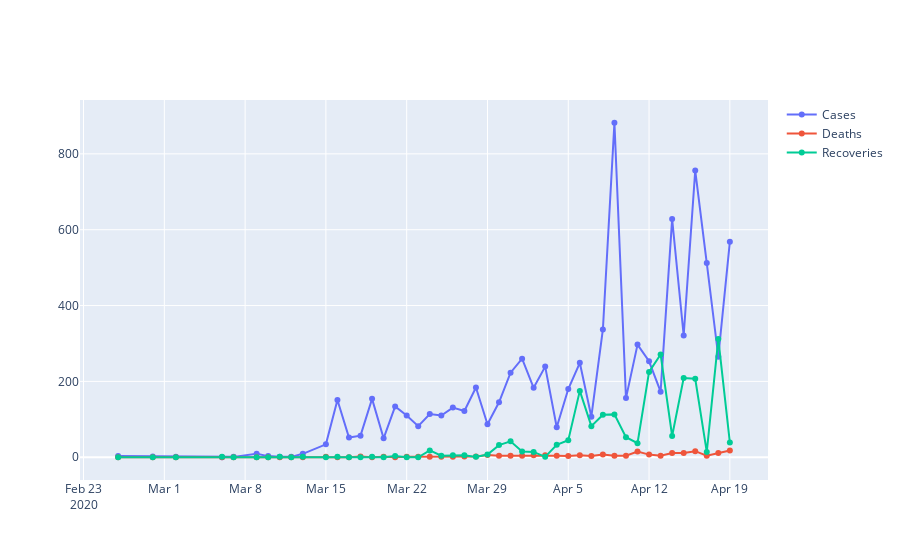

The cell this chart's notebook holds for it:
### Markdown cell above
### Daily Cases vs Deaths vs Recoveries

### Code cell
fig = go.Figure()

# Add traces
fig.add_trace(go.Scatter(x=p['Date'], y=p['Cases'],
                    mode='lines+markers',
                    name='Cases'))
fig.add_trace(go.Scatter(x=p['Date'], y=p['Deaths'],
                    mode='lines+markers',
                    name='Deaths'))
fig.add_trace(go.Scatter(x=p['Date'], y=p['Recovered'],
                    mode='lines+markers',
                    name='Recoveries'))

fig.show()
